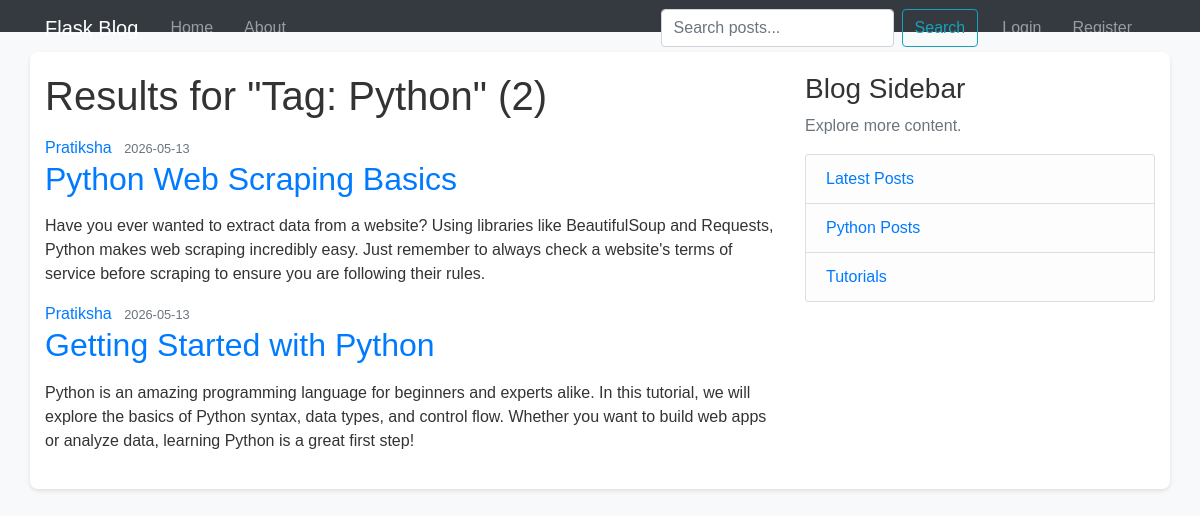
Screenshot of /tag/Python with the database file from the repository.
### flaskblog/models.py (models this page shows, shortened)
class Post(db.Model):
    id = db.Column(db.Integer, primary_key=True)
    title = db.Column(db.String(100), nullable=False)
    date_posted = db.Column(db.DateTime, nullable=False, default=datetime.now)
    content = db.Column(db.Text, nullable=False)
    user_id = db.Column(db.Integer, db.ForeignKey('user.id'), nullable=False)
    tags = db.relationship('Tag', secondary=post_tags, backref=db.backref('posts', lazy='dynamic'))
    comments = db.relationship('Comment', backref='post', lazy=True, cascade="all, delete-orphan")

class User(db.Model, UserMixin):
    id = db.Column(db.Integer, primary_key=True)
    username = db.Column(db.String(20), unique=True, nullable=False)
    email = db.Column(db.String(120), unique=True, nullable=False)
    image_file = db.Column(db.String(20), nullable=False, default='default.jpg')
    password = db.Column(db.String(60), nullable=False)
    posts = db.relationship('Post', backref='author', lazy=True)
    comments = db.relationship('Comment', backref='author', lazy=True)

### flaskblog/routes.py (the view)
@app.route("/tag/<string:tag_name>")
def tag_posts(tag_name):
    tag = Tag.query.filter_by(name=tag_name).first_or_404()
    posts = tag.posts.all()
    return render_template('search_results.html', title=tag.name, posts=posts, query=f"Tag: {tag_name}")

### flaskblog/templates/search_results.html
{% extends "layout.html" %}
{% block content %}
    <h1 class="mb-3">Results for "{{ query }}" ({{ posts|length }})</h1>
    {% for post in posts %}
        <article class="media content-section">
          <div class="media-body">
            <div class="article-metadata">
              <a class="mr-2" href="#">{{ post.author.username }}</a>
              <small class="text-muted">{{ post.date_posted.strftime('%Y-%m-%d') }}</small>
            </div>
            <h2><a class="article-title" href="{{ url_for('post', post_id=post.id) }}">{{ post.title }}</a></h2>
            <p class="article-content">{{ post.content|safe }}</p>
          </div>
        </article>
    {% else %}
        <p>No posts found matching your search.</p>
    {% endfor %}
{% endblock content %}

### flaskblog/static/main.css (style rules this page uses)
body { background-color: #f8f9fa; font-family: Arial, sans-serif; color: #333; }

### rows the page displays
Post: author.username "Pratiksha", date_posted "2026-05-13", title "Python Web Scraping Basics", content "Have you ever wanted to extract data from a website? Using libraries like BeautifulSoup and Requests, Python makes web scraping incredibly easy. Just remember to always check a website's terms of service before scraping to ensure you are following their rules."
Post: author.username "Pratiksha", date_posted "2026-05-13", title "Getting Started with Python", content "Python is an amazing programming language for beginners and experts alike. In this tutorial, we will explore the basics of Python syntax, data types, and control flow. Whether you want to build web apps or analyze data, learning Python is a great first step!"

### other values shown
{{ query }} "Tag: Python"
{{ posts|length }} "2"
